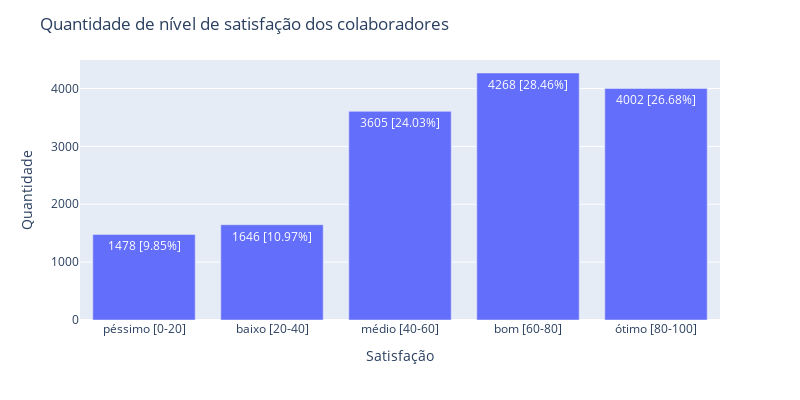

Notebook source saved alongside this figure:
### Code cell
exibeBarplot(df_ind, 'nivel_satisfacao_bins', title='Quantidade de nível de satisfação dos colaboradores', xlabel='Satisfação', ylabel='Quantidade')

### Figure 1 — Plotly figure (JSON) as saved in the notebook; plotly's stock layout.template omitted (floating-point values rounded to 4 significant figures)
{"data": [{"alignmentgroup": "True", "hovertemplate": "x=%{x}<br>y=%{y}<br>text=%{text}<extra></extra>", "legendgroup": "", "marker": {"color": "#636efa", "pattern": {"shape": ""}}, "name": "", "offsetgroup": "", "orientation": "v", "showlegend": false, "text": ["1478 [9.85%]", "1646 [10.97%]", "3605 [24.03%]", "4268 [28.46%]", "4002 [26.68%]"], "textposition": "auto", "type": "bar", "x": ["péssimo [0-20]", "baixo [20-40]", "médio [40-60]", "bom [60-80]", "ótimo [80-100]"], "xaxis": "x", "y": [1478, 1646, 3605, 4268, 4002], "yaxis": "y"}], "layout": {"autosize": false, "barmode": "relative", "height": 400, "legend": {"tracegroupgap": 0}, "margin": {"t": 60}, "title": {"text": "<span>Quantidade de nível de satisfação dos colaboradores</span>"}, "width": 800, "xaxis": {"anchor": "y", "domain": [0, 1], "title": {"text": "<span>Satisfação</span>"}}, "yaxis": {"anchor": "x", "domain": [0, 1], "title": {"text": "<span>Quantidade</span>"}}}}
